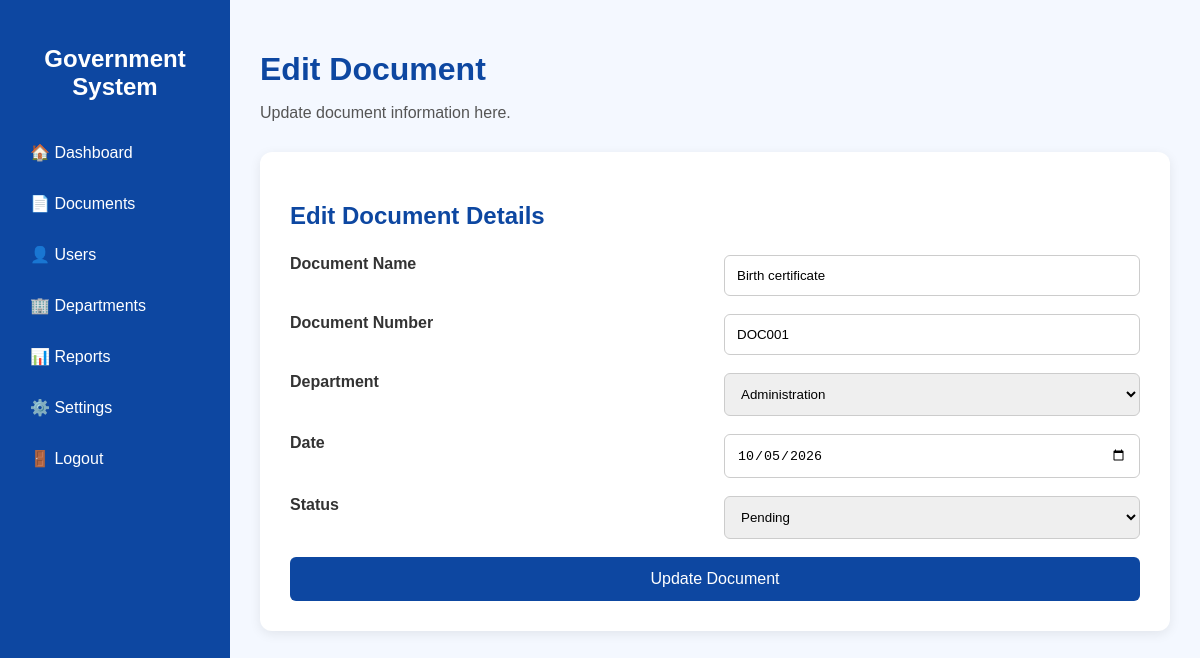
Screenshot of /pages/edit_document.php?id=9 with the database file from the repository.
### tables this page shows
CREATE TABLE `documents` (
  `id` int(11) NOT NULL,
  `Document_Name` varchar(150) NOT NULL,
  `Document_Number` varchar(100) NOT NULL,
  `Department` varchar(100) NOT NULL,
  `Document_Date` date NOT NULL,
  `Status` varchar(50) NOT NULL,
  `Created_at` timestamp NOT NULL DEFAULT current_timestamp() ON UPDATE current_timestamp()
);

### pages/edit_document.php (the view, shortened to what this page needs)
<?php
include "config/db.php";
$id = $_GET['id'];
$result = mysqli_query($conn, "SELECT * FROM documents WHERE id=$id");
$row = mysqli_fetch_assoc($result);
?>
<!DOCTYPE html>
<html>
<head>
    <link rel="stylesheet" href="../css/style.css">
</head>
<body>
<div class="dashboard-layout">
    <div class="sidebar">
        <h2>Government System</h2>
        <a href="dashboard.php">🏠 Dashboard</a>
        <a href="documents.php">📄 Documents</a>
        <a href="users.php">👤 Users</a>
        <a href="departments.php">🏢 Departments</a>
        <a href="reports.php">📊 Reports</a>
        <a href="settings.php">⚙️ Settings</a>
        <a href="#">🚪 Logout</a>
    </div>
    <div class="dashboard">
        <h1>Edit Document</h1>
        <p>Update document information here.</p>
        <div class="document-form">
            <h2>Edit Document Details</h2>
            <form method="POST">
                <label>Document Name</label>
                <input
                    type="text"
                    name="document_name"
                    value="<?php echo $row['Document_Name']; ?>"
                    required
                >
                <label>Document Number</label>
                <input
                    type="text"
                    name="document_number"
                    value="<?php echo $row['Document_Number']; ?>"
                    required
                >
                <label>Department</label>
                <select name="department" required>
                    <option value="<?php echo $row['Department']; ?>">
                        <?php echo $row['Department']; ?>
                    </option>
                </select>
                <label>Date</label>
                <input
                    type="date"
                    name="document_date"
                    value="<?php echo $row['Document_Date']; ?>"
                    required
                >
                <label>Status</label>
                <select name="status" required>
                    <option value="<?php echo $row['Status']; ?>">
                        <?php echo $row['Status']; ?>
                    </option>
                </select>
                <button type="submit">
                    Update Document
                </button>
            </form>
        </div>
    </div>
</div>
</body>
</html>

### css/style.css (style rules this page uses)
body { font-family: Arial, sans-serif; background-color: #f4f7fb; margin: 0; padding: 0; }
h1 { color: #0d47a1; }
p { color: #555; }
.dashboard-layout { display: flex; min-height: 100vh; }
.sidebar { width: 230px; min-height: 100vh; background: #0d47a1; padding: 25px 15px; box-sizing: border-box; }
.sidebar h2 { color: white; text-align: center; margin-bottom: 30px; }
.sidebar a { display: block; color: white; text-decoration: none; padding: 12px 15px; margin-bottom: 8px; border-radius: 5px; }
.dashboard { flex: 1; min-height: 100vh; padding: 30px; background: #f4f8ff; box-sizing: border-box; }
.dashboard h1 { color: #0d47a1; margin-bottom: 10px; }
.dashboard p { color: #555; }
.document-form { background: white; padding: 30px; margin-top: 30px; border-radius: 12px; box-shadow: 0 3px 12px rgba(0, 0, 0, 0.08); max-width: 1100px; }
.document-form h2 { color: #0d47a1; margin-bottom: 25px; }
.document-form form { display: grid; grid-template-columns: 1fr 1fr; gap: 18px; }
.document-form label { font-weight: bold; color: #333; }
.document-form input, .document-form select { width: 100%; padding: 12px; border: 1px solid #ccc; border-radius: 6px; box-sizing: border-box; }
.document-form button { grid-column: 1 / 3; padding: 13px; background: #0d47a1; color: white; border: none; border-radius: 6px; font-size: 16px; cursor: pointer; }

### rows the page displays
documents: document_name "Birth certificate", document_number "DOC001", department "Administration", document_date "10/05/2026", status "Pending"
